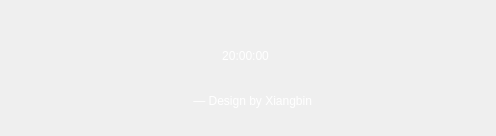
<?xml version="1.0" encoding="UTF-8"?>
<ui version="4.0">
 <class>MainWindow</class>
 <widget class="QMainWindow" name="MainWindow">
  <property name="geometry">
   <rect>
    <x>0</x>
    <y>0</y>
    <width>496</width>
    <height>136</height>
   </rect>
  </property>
  <property name="windowTitle">
   <string>MainWindow</string>
  </property>
  <widget class="QWidget" name="centralWidget">
   <widget class="QLabel" name="label">
    <property name="geometry">
     <rect>
      <x>10</x>
      <y>10</y>
      <width>471</width>
      <height>91</height>
     </rect>
    </property>
    <property name="styleSheet">
     <string notr="true">font: 50pt &quot;华文琥珀&quot;;
font: 60pt &quot;Viner Hand ITC&quot;;
color: rgb(255, 255, 255);</string>
    </property>
    <property name="text">
     <string>20:00:00</string>
    </property>
    <property name="alignment">
     <set>Qt::AlignCenter</set>
    </property>
   </widget>
   <widget class="QLabel" name="label_2">
    <property name="geometry">
     <rect>
      <x>190</x>
      <y>90</y>
      <width>291</width>
      <height>21</height>
     </rect>
    </property>
    <property name="styleSheet">
     <string notr="true">font: 15pt &quot;华文隶书&quot;;
color:rgb(255, 255, 255);</string>
    </property>
    <property name="text">
     <string> — Design by Xiangbin</string>
    </property>
   </widget>
  </widget>
 </widget>
 <resources/>
 <connections/>
</ui>
